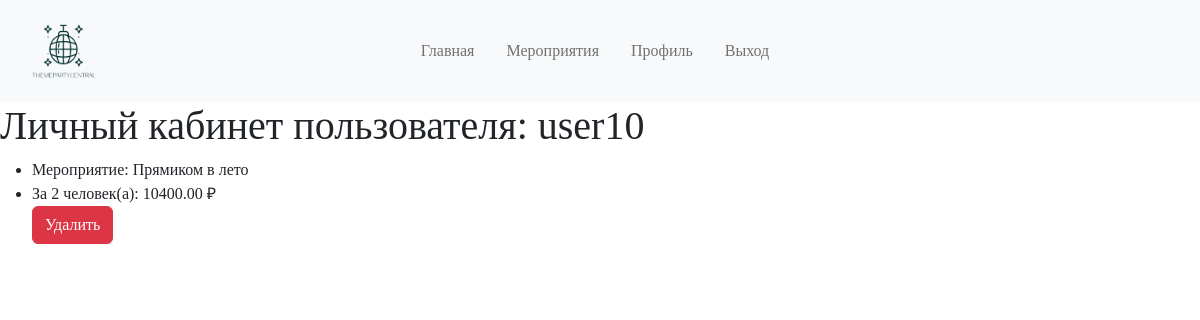
Page /auth/profile/ (signed in) on the earlier database version.
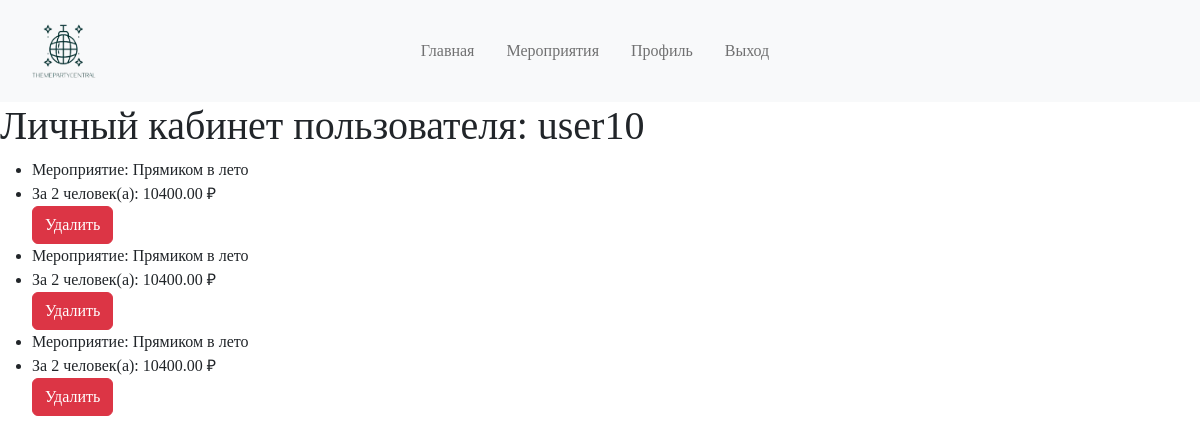
Same page on the later database version.
### register/models.py (models this page shows, shortened)
class UserProfile(models.Model):
    user = models.OneToOneField(CustomUser, on_delete=models.CASCADE)

class CustomUser(AbstractUser):
    USER_TYPE_CHOICES = (
        ('P', 'Посетитель'),
        ('O', 'Организатор'),
    )
    name = models.CharField(max_length=128, verbose_name='Имя')
    email = models.EmailField(unique=True)
    account_type = models.CharField(max_length=1, choices=USER_TYPE_CHOICES, default='P', verbose_name='Тип аккаунта')
    email_verified = models.BooleanField(default=False)
    confirmation_code = models.CharField(max_length=20, blank=True, null=True)

### events/models.py (models this page shows, shortened)
class Booking(models.Model):
    event = models.ForeignKey(Events, on_delete=models.CASCADE)
    user = models.ForeignKey(CustomUser, on_delete=models.CASCADE, null=True)
    number_of_people = models.IntegerField(verbose_name='Количество человек')
    total_price = models.DecimalField(max_digits=10, decimal_places=2)
    class Meta:
        verbose_name = 'Бронирование'
        verbose_name_plural = 'Бронирования'

class Events(models.Model):
    name = models.CharField(max_length=128, verbose_name='Названние')
    description = models.TextField(verbose_name='Описание')
    topic = models.ForeignKey(Topic, on_delete=models.CASCADE, verbose_name='Тематика')
    image = models.ImageField(upload_to="%Y/%m/%d", verbose_name='Изображение')
    video = models.CharField(max_length=128, verbose_name='Видео')
    date = models.DateTimeField(verbose_name='Дата проведения')
    place = models.CharField(max_length=128, verbose_name='Место проведения')
    price = models.DecimalField(max_digits=8, decimal_places=2, verbose_name='Цена')
    seats = models.CharField(max_length=128, verbose_name='Количество мест')
    class Meta:
        verbose_name = 'Мероприятие'
        verbose_name_plural = 'Мероприятия'
    def __str__(self):
        return self.name

### register/views.py (the view)
# urls.py: path('profile/', profile, name='profile'),
@login_required
def profile(request):
    user_profile = UserProfile.objects.get(user=request.user)  # Получаем профиль текущего пользователя
    user_booking = Booking.objects.filter(user=request.user)
    return render(request, 'register/profile.html', {'user_profile': user_profile, 'user_booking': user_booking})

### register/templates/register/profile.html (shortened to what this page needs)
{% extends 'root.html' %}
{% block content %}
    <h1>Личный кабинет пользователя: {{ user_profile.user }}</h1>
    {% if user_booking %}
    <ul>
        {% for booking in user_booking %}
            <li>Мероприятие: {{ booking.event }}</li>
            <li>За {{ booking.number_of_people }} человек(а): {{ booking.total_price }} ₽</li>
            <form action="{% url 'auth:delete_booking' booking.id %}" method="post">
                <button type="submit" class="btn btn-danger">Удалить</button>
            </form>
        {% endfor %}
    </ul>
{% else %}
    <p>У вас нет забронированных мероприятий</p>
{% endif %}
{% endblock %}

### templates/root.html (shortened to what this page needs)
{% load static %}
<!DOCTYPE html>
<html lang="en">
<head>
    <link rel="stylesheet" href="{% static 'css/bootstrap.min.css' %}">
    <link rel="stylesheet" href="{% static 'css/style.css' %}">
</head>
<body>
    <nav class="navbar navbar-expand-lg navbar-light bg-light p-3">
      <div class="container-fluid">
        <a class="navbar-brand" href="#"><img src="/media/logo.png" width="70px" height="60px"></a>
        <div class=" collapse navbar-collapse" id="navbarNavDropdown">
          <ul class="navbar-nav ms-auto ">
            <li class="nav-item">
              <a class="nav-link mx-2" aria-current="page" href="{% url 'siteinfo:main' %}">Главная</a>
            </li>
            <li class="nav-item">
              <a class="nav-link mx-2" href="{% url 'events:events' %}">Мероприятия</a>
            </li>
              {% if user.is_authenticated %}
            <li class="nav-item">
              <a class="nav-link mx-2" href="{% url 'auth:profile' %}">Профиль</a>
            </li>
              {% else %}
              <li class="nav-item">
              <a class="nav-link mx-2" href="{% url 'auth:register' %}">Регистраиця</a>
            </li>
              {% endif %}
          {% if user.is_authenticated %}
            <li class="nav-item dropdown">
              <a class="nav-link mx-2" href="{% url 'auth:logout' %}">
                Выход
              </a>
            </li>
          {% else %}
          <li class="nav-item dropdown">
              <a class="nav-link mx-2" href="{% url 'auth:login' %}">
                Вход
              </a>
            </li>
          {% endif %}
          </ul>
          <ul class="navbar-nav ms-auto d-none d-lg-inline-flex">
            <li class="nav-item mx-2">
              <a class="nav-link text-dark h5" href="" target="blank"></a>
            </li>
            <li class="nav-item mx-2">
              <a class="nav-link text-dark h5" href="" target="blank"></a>
            </li>
            <li class="nav-item mx-2">
              <a class="nav-link text-dark h5" href="" target="blank"></a>
            </li>
          </ul>
        </div>
      </div>
    </nav>
{% block content %}
{% endblock %}
</body>
</html>

### static/css/style.css (style rules this page uses)
body { font-family: 'Century Gothic'; }

Differences in the rows shown:
added Booking: event "Прямиком в лето", number_of_people "2", total_price "10400.00"
added Booking: event "Прямиком в лето", number_of_people "2", total_price "10400.00"
